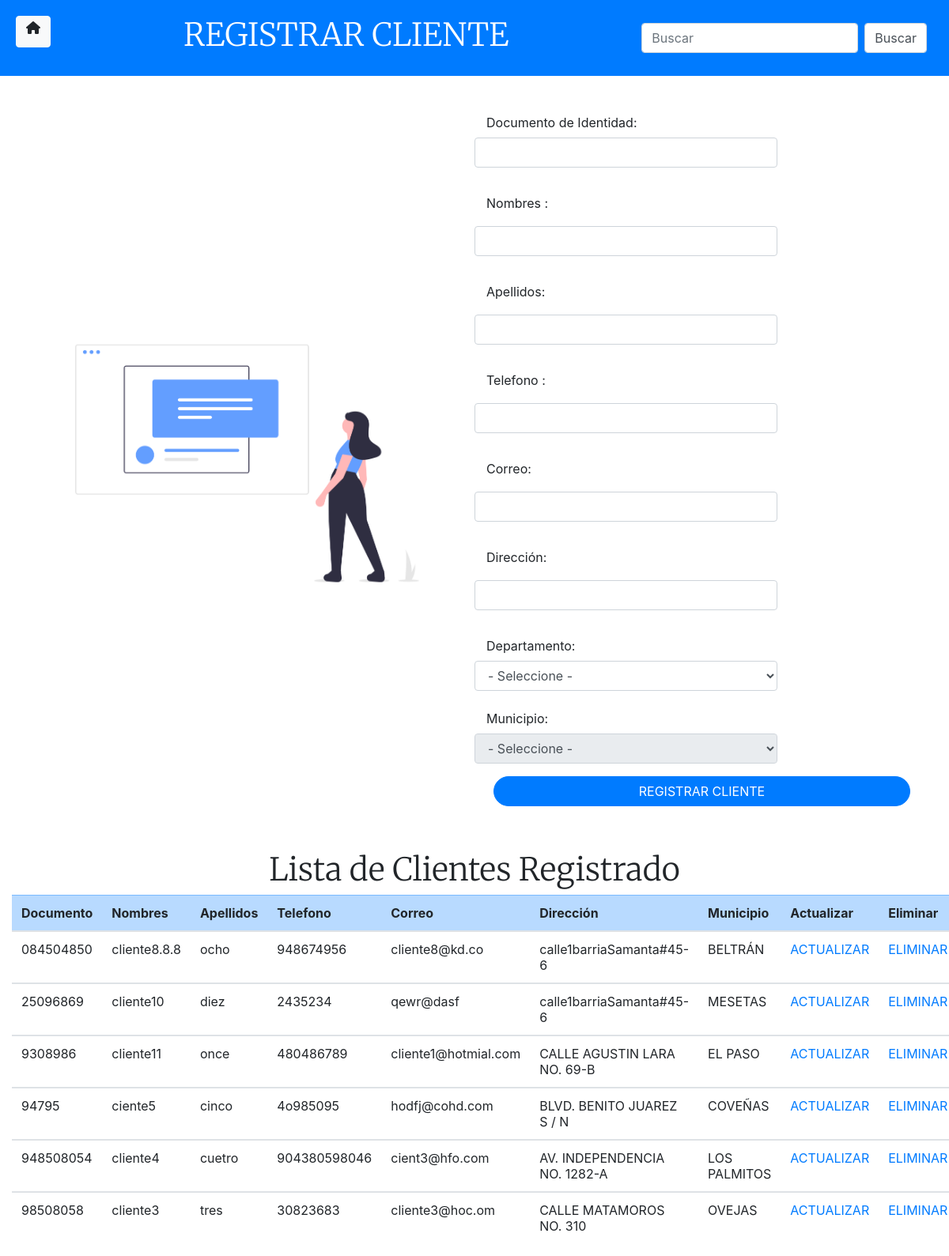
/Sistema/modulo_cliente/registro_cliente.php (signed in), run on the app's committed database.
### tables this page shows
CREATE TABLE `tbl_cliente` (
  `documento` varchar(12) NOT NULL,
  `nombres` varchar(50) NOT NULL,
  `apellidos` varchar(60) NOT NULL,
  `telefono` varchar(20) NOT NULL,
  `correo` varchar(70) NOT NULL,
  `direccion` varchar(45) NOT NULL,
  `municipio` varchar(6) NOT NULL
);

CREATE TABLE `tblmunicipio` (
  `codigo` varchar(6) NOT NULL,
  `nombre` varchar(60) NOT NULL,
  `tbl_departamentos_codigo` varchar(3) NOT NULL
);

### Sistema/modulo_cliente/registro_cliente.php (the view, shortened to what this page needs)
<html>
<head>
  <link rel="stylesheet" href="../bootstrap/css/bootstrap.min.css">
  <link rel="stylesheet" href="../bootstrap/css/estilos/proveedor.css">
</head>
<body>
  <header class="d-flex justify-content-between">
    <div class="d-flex justify-content-start  mb-3 ">
     <?php include "../includes/btnVolver.php"; ?>
    </div>
    <center>
      <h1 class=" titulo display-4">REGISTRAR CLIENTE</h1>
    </center>
    <form action="buscar_cliente.php" method="post" class="form-inline my-2 my-lg-0 ">
      <input class="form-control mr-sm-2" type="text" placeholder="Buscar" ata-placement="bottom" data-toggle="tooltip"
     title="Busque por el documento , los nombres o los apellidos del cliente " name="busqueda" id="busqueda" aria-label="Search">
      <input type="submit" value="Buscar" class="btn-search form-control mr-sm-2">
    </form>
  </header>
  <div class=" row  padre d-flex justify-content-between">
    <div class=" img hijo col-lg-6 col-sm-12 col-md-6 ">
      <img class="img-fluid" src="../img/cliente.png ">
    </div>
    <div class=" hijo">
      <div class="col-md-12 col-lg-12 ">
        <form action="guardar_cliente.php" method="post" name="formulario" class="needs-validation" novalidate onsubmit="return (e);" >
          <div class="form-group row">
            <label class="col-md-12 col-lg-12  col-form-label "> Documento de Identidad: </label><br>
            <input type="text" name="documento" id="documento" class="form-control col-md-12  col-lg-8 rounded " maxlength="12" minlegth="2"  autofocus ata-placement="bottom" data-toggle="tooltip" title="Busque por el documento o nombre " required> <br> <br>
          </div>
          <div class="form-group row">
            <label class="col-md-12 col-lg-12  col-form-label ">Nombres : </label><br><br>
            <input type="text" name="nombres" id="nombres" class="form-control col-md-12  col-lg-8 rounded " maxlength="50" minlegth="2" required> <br> <br>
          </div>
          <div class="form-group row">
            <label class="col-md-12 col-lg-12  col-form-label ">Apellidos: </label><br><br>
            <input type="text" name="apellidos" id="apellidos" class="form-control col-md-12  col-lg-8 rounded " maxlength="60" minlegth="2"required > <br> <br>
          </div>
          <div class="form-group row">
            <label class="col-md-12 col-lg-12  col-form-label "> Telefono : </label><br><br>
            <input type="text" name="telefono" id="telefono" class="form-control col-md-12  col-lg-8 rounded" maxlength="60" minlegth="2" required > <br> <br>
          </div>
          <div class="form-group row">
            <label class="col-md-12 col-lg-12  col-form-label">Correo: </label><br><br>
            <input type="email" name="correo" id="correo" class="form-control col-md-12  col-lg-8 rounded " maxlength="30" minlegth="2" required> <br> <br>
          </div>
          <div class="form-group row">
            <label class="col-md-12 col-lg-12  col-form-label"> Dirección: </label><br><br>
            <input type="text" name="direccion" id="direccion" class="form-control col-md-12  col-lg-8 rounded" maxlength="45" minlegth="2" required> <br> <br>
          </div>
          <div class="form-group row">
            <label class="col-md-12 col-lg-12  col-form-label" for="depatamento"> Departamento: </label><br>
            <select name="departamento" id="tbl_departamento" class="form-control col-md-12  col-lg-8 rounded" required>
              <option value=""> - Seleccione - </option>
            </select>
          </div>
          <div class="form-group row">
            <label class="col-md-12 col-lg-12  col-form-label" for="municipio">Municipio: </label><br>
            <select name="municipio" id="tbl_municipio" disabled="" class="form-control col-md-12  col-lg-8 rounded" required>
              <option value=""> - Seleccione - </option>
            </select>
          </div>
          <div class="form-group inline row justify-content-center">
            <input type="submit" value="REGISTRAR CLIENTE" id="boton" class="btn btn-primary col-11  rounded-pill"><br>
          </div>
        </form>
      </div>
    </div>
  </div>
  <div class="container-fluid">
    <center>
      <h1 class="titulo display-4"> Lista de Clientes Registrado</sh1>
    </center>
    <div class="row d-flex justify-content-center">
      <div class="col-12">
        <table class="table table-hover">
          <thead class="table-primary">
            <tr>
              <th>Documento </th>
              <th>Nombres</th>
              <th>Apellidos</th>
              <th>Telefono </th>
              <th>Correo</th>
              <th>Dirección</th>
              <th>Municipio</th>
              <th>Actualizar</th>
              <th>Eliminar</th>
            </tr>
          </thead>
          <?php
          include "../includes/conexion.php";
          $seleccionar = $conexion->query("SELECT
cl.documento,
cl.nombres as 'nombres',
cl.apellidos as 'apellidos',
cl.correo,
cl.telefono,
cl.direccion,
m.nombre as 'municipio'
FROM
tbl_cliente as cl
inner join
tblmunicipio as m ON cl.municipio = m.codigo");
          while ($datos = $seleccionar->fetch_assoc()) {
          ?>
            <tbody>
              <tr>
                <td data-label="Documento"><?php echo $datos['documento'] ?></td>
                <td data-label="Nombres"><?php echo $datos['nombres'] ?></td>
                <td data-label="Apellidos"><?php echo $datos['apellidos'] ?></td>
                <td data-label="Teléfono"><?php echo $datos['telefono'] ?></td>
                <td data-label="Correo"><?php echo $datos['correo'] ?></td>
                <td data-label="Dirección"><?php echo $datos['direccion'] ?></td>
                <td data-label="Municipio"><?php echo $datos['municipio'] ?></td>
                <td><a href="actualizar_cliente.php?documento=<?php echo $datos['documento'] ?>">ACTUALIZAR</a></td>
                <td><a href="borrar_cliente.php?documento=<?php echo $datos['documento'] ?>">ELIMINAR</a></td>
              </tr>
            </tbody>
          <?php
          }
          ?>
        </table>
      </div>
    </div>
</body>
</html>

### data on the page
tbl_cliente: documento "084504850", nombres "cliente8.8.8", apellidos "ocho", telefono "948674956", correo "cliente8@kd.co", direccion "calle1barriaSamanta#45-6", municipio.nombre "BELTRÁN"
tbl_cliente: documento "25096869", nombres "cliente10", apellidos "diez", telefono "2435234", correo "qewr@dasf", direccion "calle1barriaSamanta#45-6", municipio.nombre "MESETAS"
tbl_cliente: documento "9308986", nombres "cliente11", apellidos "once", telefono "480486789", correo "cliente1@hotmial.com", direccion "CALLE AGUSTIN LARA NO. 69-B", municipio.nombre "EL PASO"
tbl_cliente: documento "94795", nombres "ciente5", apellidos "cinco", telefono "4o985095", correo "hodfj@cohd.com", direccion "BLVD. BENITO JUAREZ S / N", municipio.nombre "COVEÑAS"
tbl_cliente: documento "948508054", nombres "cliente4", apellidos "cuetro", telefono "904380598046", correo "cient3@hfo.com", direccion "AV. INDEPENDENCIA NO. 1282-A", municipio.nombre "LOS PALMITOS"
tbl_cliente: documento "98508058", nombres "cliente3", apellidos "tres", telefono "30823683", correo "cliente3@hoc.om", direccion "CALLE MATAMOROS NO. 310", municipio.nombre "OVEJAS"
